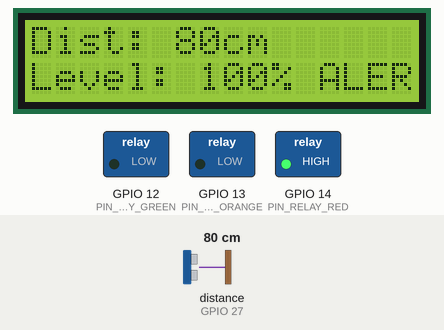
This sketch was run on a simulated ESP32. Parts: 16×2 character LCD, switched loads named in the sketch (green lamp = pin HIGH). Wiring (inferred from the names in the program): ultrasonic range finder: trigger GPIO 26; echo GPIO 27. Inputs (shaded band) come from the test bench; at power-on: distance to the obstacle (sensor on GPIO 27) 80 cm. The echo pulse lasts 58.3 µs per cm; WiFi joins after 1.5 s; servers stay silent unless stated; pins used as bus, display or sensor lines are not drawn; what the sketch prints to the serial monitor is not drawn.

Above: at 3.0 s.
3.1 s: distance to the obstacle (sensor on GPIO 27) set to 96 cm
At 3.9 s:
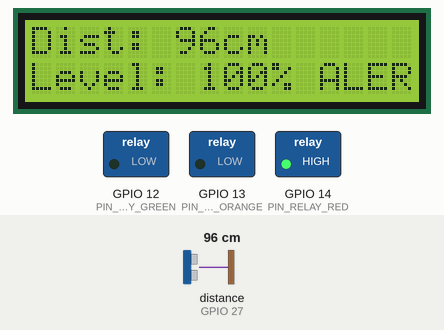
4.9 s: distance to the obstacle (sensor on GPIO 27) set to 103 cm
At 6.3 s:
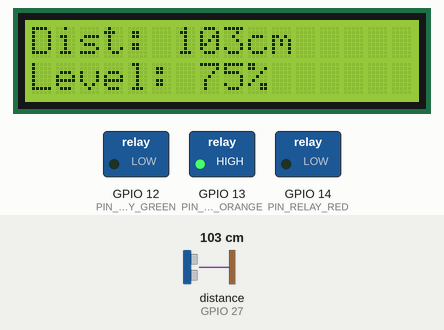
6.9 s: distance to the obstacle (sensor on GPIO 27) set to 2 cm
At 7.7 s:
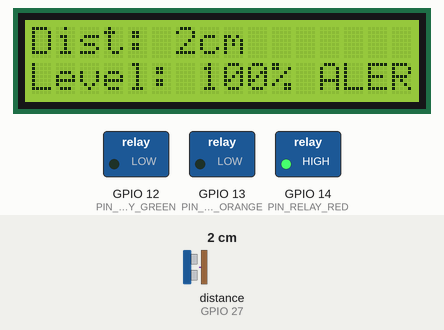
Timing chart, 0 to 9.9 s (numbered marks = the images above; inputs shaded):
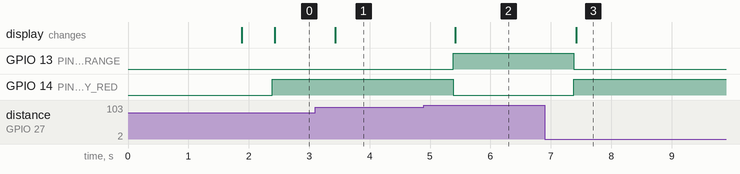

The sketch:

SMART_LEVEL_MONITR_WITH_BUZZER_INTERVAL.ino
```cpp
/*************************************************************
  Project: Smart Level Monitor (Red Alarm Special Interval)
  Logic: RED Alarm runs for 5 mins every 1 hour if distance <= 100
 *************************************************************/

#define BLYNK_TEMPLATE_ID "YOUR_ID_HERE"
#define BLYNK_TEMPLATE_NAME "YOUR_TEMPLATE_NAME_HERE"
#define BLYNK_AUTH_TOKEN "YOUR_TOKEN_HERE"

#include <WiFi.h>
#include <WiFiClient.h>
#include <BlynkSimpleEsp32.h>
#include <LiquidCrystal_I2C.h>

// --- PIN Configuration ---
#define PIN_RELAY_RED    14
#define PIN_RELAY_ORANGE 13
#define PIN_RELAY_GREEN  12
#define PIN_TRIG         26
#define PIN_ECHO         27

LiquidCrystal_I2C lcd(0x27, 16, 2);

char auth[] = BLYNK_AUTH_TOKEN;
char ssid[] = "YOUR_WIFI_NAME";
char pass[] = "YOUR_WIFI_PASS";

BlynkTimer timer;

// --- Special Alarm Variables ---
bool alarmReady = true;   // Ready to trigger 5-min alarm
bool alarmActive = false;  // Currently in the 5-min ON period

// Callback to turn OFF the alarm after 5 minutes
void stopAlarm() {
  alarmActive = false;
  Serial.println("5-minute alarm finished. Cooling down for 1 hour...");
}

// Callback to make the alarm ready again after 1 hour
void resetAlarmReady() {
  alarmReady = true;
  Serial.println("1 hour cooldown finished. Alarm is ready again.");
}

void setRelays(int red, int orange, int green) {
  digitalWrite(PIN_RELAY_RED, red);
  digitalWrite(PIN_RELAY_ORANGE, orange);
  digitalWrite(PIN_RELAY_GREEN, green);
}

void updateBlynkLEDs(int v3, int v4, int v5) {
  Blynk.virtualWrite(V3, v3);
  Blynk.virtualWrite(V4, v4);
  Blynk.virtualWrite(V5, v5);
}

void updateSystem() {
  // 1. Read Sensor
  digitalWrite(PIN_TRIG, LOW);
  delayMicroseconds(2);
  digitalWrite(PIN_TRIG, HIGH);
  delayMicroseconds(10);
  digitalWrite(PIN_TRIG, LOW);

  long duration = pulseIn(PIN_ECHO, HIGH);
  int distance = duration / 58;

  String levelStr = "";

  // 2. Logic Control
  if (distance <= 100) {
    levelStr = "Level: 100% ALERT";

    // SPECIAL RED LOGIC
    if (alarmReady) {
      alarmActive = true;
      alarmReady = false; // Lock it!

      // Schedule: Stop alarm in 5 minutes (300,000 ms)
      timer.setTimeout(300000L, stopAlarm);

      // Schedule: Ready again in 1 hour (3,600,000 ms)
      timer.setTimeout(3600000L, resetAlarmReady);
    }

    // Execute Red based on alarmActive status
    if (alarmActive) {
      setRelays(HIGH, LOW, LOW);
      updateBlynkLEDs(255, 0, 0);
    } else {
      setRelays(LOW, LOW, LOW); // Silent period within the 1 hour
      updateBlynkLEDs(0, 0, 0);
    }
  }
  else {
    // If distance is safe (> 100), we reset the alarm so it's ready for next time
    alarmReady = true;
    alarmActive = false;

    if (distance <= 300) {
      levelStr = (distance <= 200) ? "Level: 75%" : "Level: 50%";
      setRelays(LOW, HIGH, LOW);  // Orange ON (Normal/Infinite)
      updateBlynkLEDs(0, 255, 0);
    }
    else {
      levelStr = (distance <= 400) ? "Level: 25%" : "Level: 0%";
      setRelays(LOW, LOW, HIGH);  // Green ON (Normal/Infinite)
      updateBlynkLEDs(0, 0, 255);
    }
  }

  // 3. Update Display
  lcd.setCursor(0, 0);
  lcd.print("Dist: ");
  lcd.print(distance);
  lcd.print("cm      ");

  lcd.setCursor(0, 1);
  lcd.print(levelStr);
  lcd.print("      ");

  Blynk.virtualWrite(V1, distance);
  Blynk.virtualWrite(V2, levelStr);
}

void setup() {
  Serial.begin(115200);

  pinMode(PIN_TRIG, OUTPUT);
  pinMode(PIN_ECHO, INPUT);
  pinMode(PIN_RELAY_RED, OUTPUT);
  pinMode(PIN_RELAY_ORANGE, OUTPUT);
  pinMode(PIN_RELAY_GREEN, OUTPUT);

  // Safety Lock
  digitalWrite(PIN_RELAY_RED, LOW);
  digitalWrite(PIN_RELAY_ORANGE, LOW);
  digitalWrite(PIN_RELAY_GREEN, LOW);

  lcd.init();
  lcd.backlight();
  lcd.print("System Booting");

  Blynk.begin(auth, ssid, pass);
  timer.setInterval(500L, updateSystem);
  lcd.clear();
}

void loop() {
  Blynk.run();
  timer.run();
}
```

Measured:
- the behaviour switches between 100 and 101 cm on distance to the obstacle (sensor on GPIO 27) (found by bisection; images 1 and 2)
- after the input at 3.1 s, the display: changes after 0.33 s (image 1)
- after the input at 4.9 s, GPIO 13 (PIN_RELAY_ORANGE): LOW → HIGH after 0.49 s; GPIO 14 (PIN_RELAY_RED): HIGH → LOW after 0.49 s; the display: changes after 0.52 s (image 2)
- after the input at 6.9 s, GPIO 13 (PIN_RELAY_ORANGE): HIGH → LOW after 0.48 s; GPIO 14 (PIN_RELAY_RED): LOW → HIGH after 0.48 s; the display: changes after 0.52 s (image 3)
